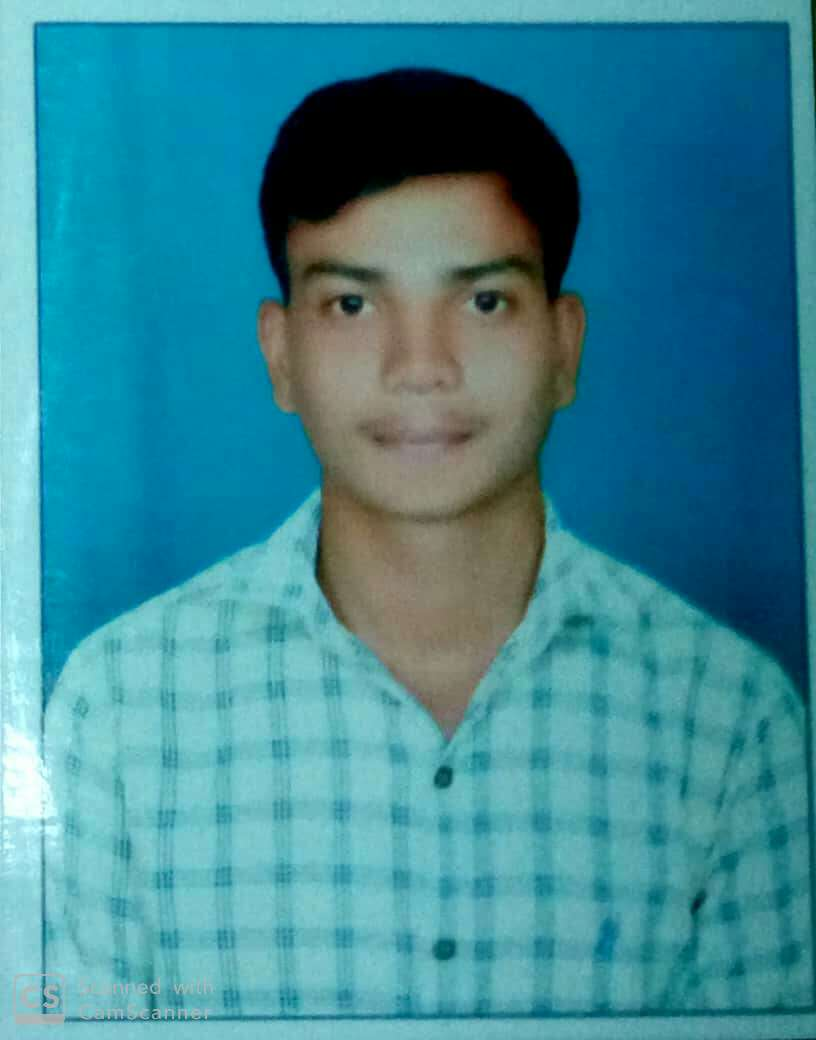
#> input picture uday.jpg, 816 x 1040 px, given in place of the camera
$ python exp10.py
#> lines starting #> are read from the running program, lines starting #| are printed output that depends on the picture; after the words box and inside, x2 and y2 are one past the last pixel; in counts of white or black regions, pixels touching at a corner belong together
import cv2
import os

alg = 'haarcascade_frontalface_default.xml'
haar_cascade = cv2.CascadeClassifier(alg)

cam = cv2.VideoCapture(0)

dataset = 'dataset'
name = 'vijay'

path = os.path.join(dataset,name)
if not os.path.isdir(path):
    os.mkdir(path)

(width,height) = (130,100)
count = 1
while count < 100:
    print(count)
    _,img = cam.read()
#> img is the input picture: shape (1040, 816, 3); mean B, G, R 149.7, 136.5, 60.6
    grayImg = cv2.cvtColor(img,cv2.COLOR_BGR2GRAY)
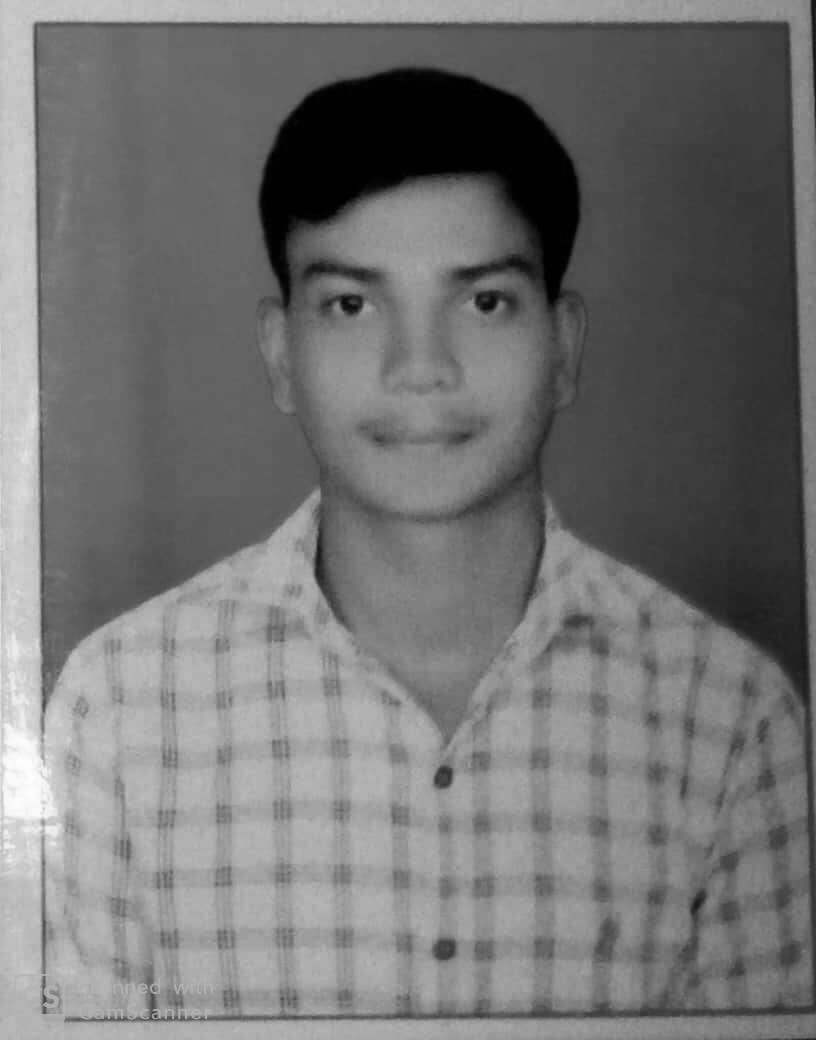
#> grayImg: shape (1040, 816); min 0, max 254, mean 115.3
    face = haar_cascade.detectMultiScale(grayImg,1.3,4)
#> face = [[252, 173, 331, 331]]
    for (x,y,w,h) in face:
        cv2.rectangle(img,(x,y),(x+w,y+h),(0,255,0),2)
        onlyFace = grayImg[y:y+h,x:x+w]
        resizeImg = cv2.resize(grayImg,(width,height))
        cv2.imwrite('%s/%s.jpg'%(path,count),resizeImg)
#> this loop made 1 pass
#> pass 1, `onlyFace = grayImg[y:y+h,x:x+w]`:
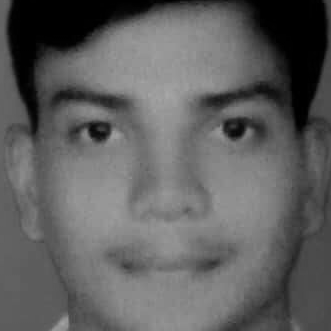
#> onlyFace: shape (331, 331); min 0, max 168, mean 95.6
#> pass 1, `resizeImg = cv2.resize(grayImg,(width,height))`:
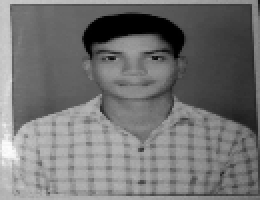
#> resizeImg: shape (100, 130) (shown 2 times larger); min 0, max 252, mean 115.2
#> after the loop:
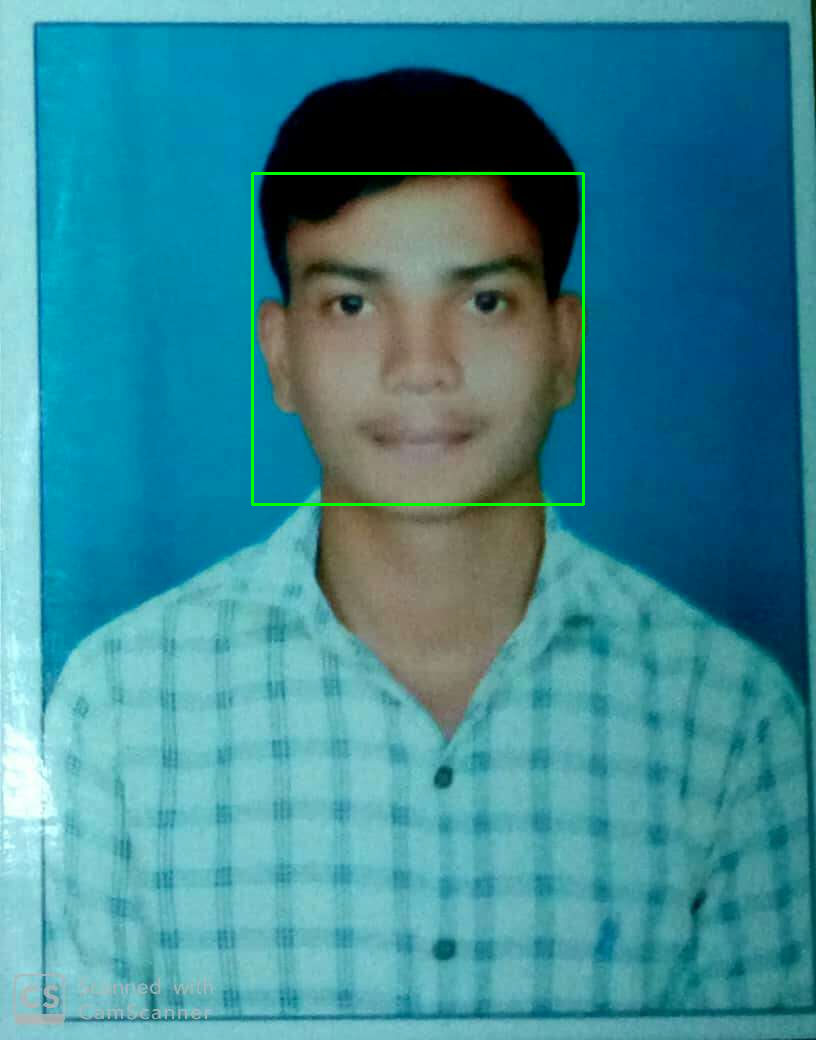
#> img: shape (1040, 816, 3); 0.47% of pixels changed, all inside (x1, y1, x2, y2) = (251, 172, 585, 506)
    count+=1
    cv2.imshow("FaceDetection",img)
    key = cv2.waitKey(10)
#> (key Esc is pressed here)
    if key == 27:
        break
cam.release()
cv2.destroyAllWindows()
